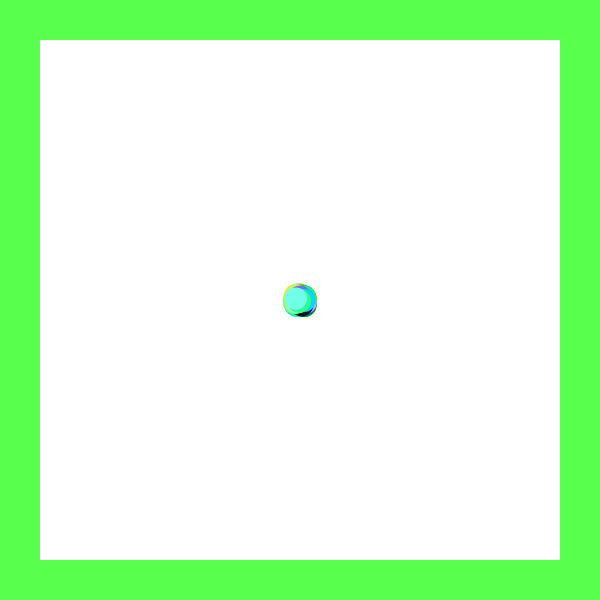
Frame 1 (no input)
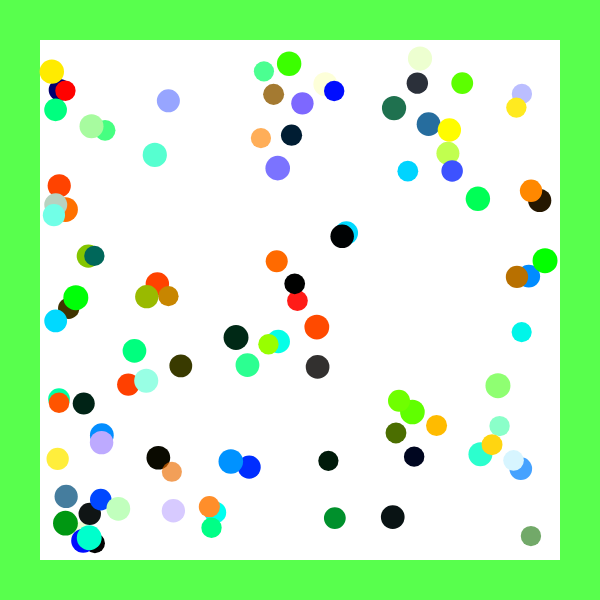
Frame 60 (no input)
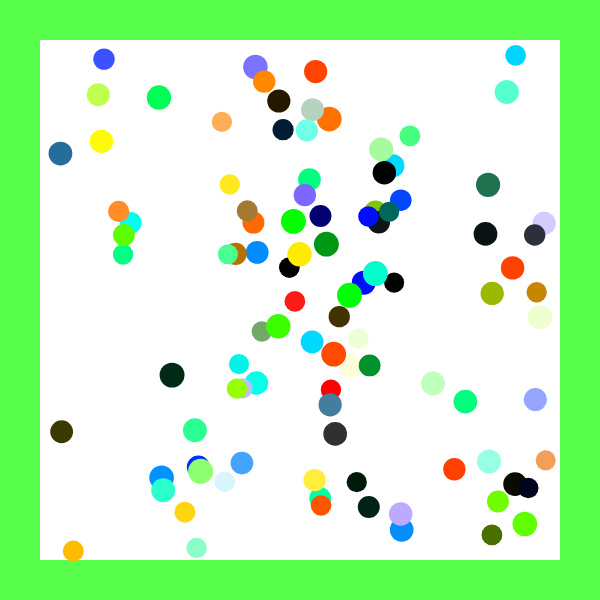
Frame 120 (the mouse pressed at the canvas centre since frame 60)

The p5.js sketch that drew these frames (run headless with seeded random() and noise() and a simulated clock; from frame 60 on, the mouse is pressed at the canvas centre):

// p5.js sketch
// ── sketch.js


var count = 100;
var posX = new Array(count); 
var posY = new Array(count);
var speedX = new Array(count);
var speedY = new Array(count);
var createCanvasW = new Array(count);
var createCanvasH = new Array(count);
var colorsH = new Array(count);
var colorsS = new Array(count);
var colorsV = new Array(count);
var colorsA = new Array(count);


function setup() { 
  colorMode(HSB);
  createCanvas(600, 600);
  noStroke();
  for (var i=0; i < posX.length; i++) { 
    posX[i] = width/2; 
    posY[i] = height/2; 
    speedX[i] = random(-5, 5); 
    speedY[i] = random(-5, 5); 
    createCanvasW[i] = random(20, 25); 
    createCanvasH[i] = random(20, 100); 
    colorsH[i] = (random(0, 255));
    colorsS[i] = (random(0, 255));
    colorsV[i] = (random(0, 255));
    colorsA[i] = (random(0, 255));
  }
  filter(INVERT);

} 
function draw() { 
  if (frameCount < 500)
    //saveFrame("frames/line-######.png");
  background(116,70,255); 
  fill(255); 
  rect(40, 40, width-80, height-80); 
  for (var i = 0; i < posX.length; i++) { 
    //update all positions 
    posX[i] += speedX[i]; 
    posY[i] += speedY[i]; 
    //draw all balls 
    fill(colorsH[i],colorsS[i],colorsV[i],colorsA[i]); 
    ellipse(posX[i], posY[i], createCanvasW[i], createCanvasW[i]); 
    //check boundaries for all balls 

    if (posX[i] < 40+createCanvasW[i]/2)
      posX[i] = (width-40)-createCanvasW[i]/2;
    else if (posX[i] > (width-40)-createCanvasW[i]/2)
      posX[i] = 40+createCanvasW[i]/2;
    if (posY[i] < 40+createCanvasW[i]/2 || posY[i] > (height-40)-createCanvasW[i]/2) { 
      speedY[i] = -speedY[i];
    }
  }
} 
